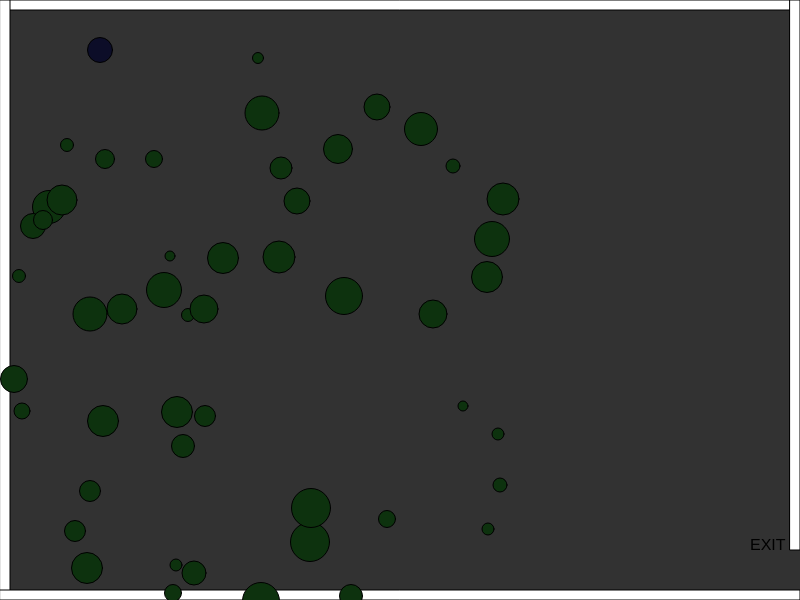
Frame 1 (no input)
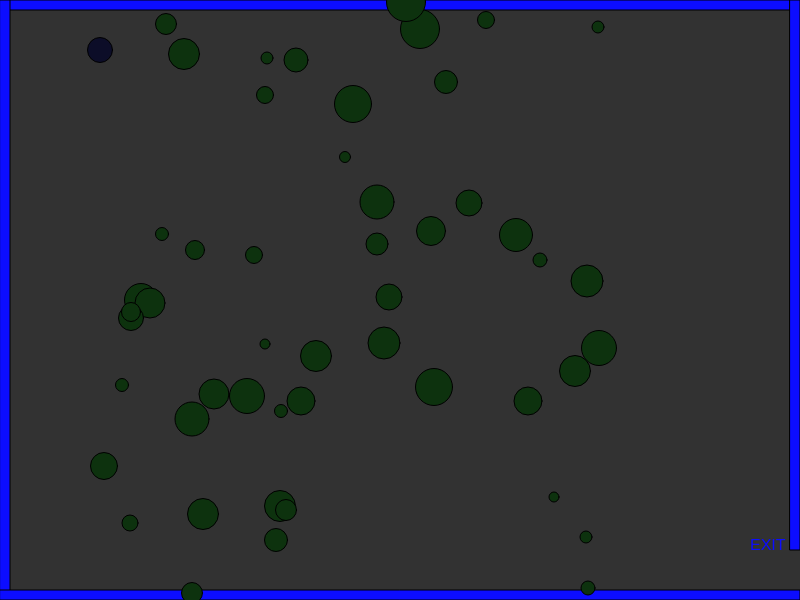
Frame 60 (no input)
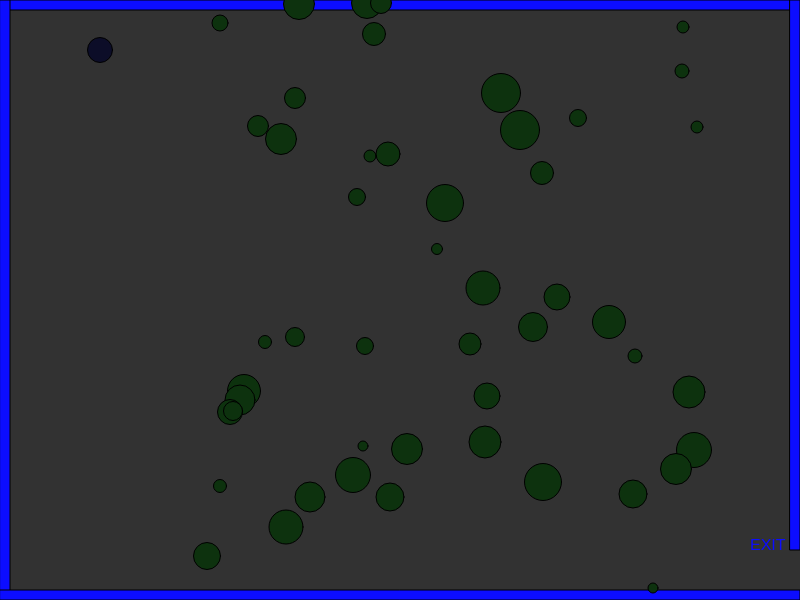
Frame 120 (the mouse pressed at the canvas centre since frame 60)

The p5.js sketch that drew these frames (run headless with seeded random() and noise() and a simulated clock; from frame 60 on, the mouse is pressed at the canvas centre):

// p5.js sketch
// ── sketch.js
var characterX = 100;
var characterY = 100;
// define the key codes for each letter
var w = 87;
var s = 83;
var a = 65;
var d = 68;

// x and y for a shape
var shapeX = 30;
var shapeY = 50;

var shapeXs = [];
var shapeYs = [];
var diameters = [];

var shapeXSpeeds = [];
var shapeYSpeeds = [];

// create a shape when the mouse is clicked
var mouseShapeX;
var mouseShapeY;

function setup() {
    createCanvas(800, 600);
    //  random speed when starting
    for (var i = 0; i < 50; i++) {
        shapeXSpeeds[i] = Math.floor(Math.random() * (Math.floor(Math.random() * 5)) + 1);
        shapeYSpeeds[i] = Math.floor(Math.random() * (Math.floor(Math.random() * 5)) + 1);
        shapeXs[i] = getRandomNumber(500);
        shapeYs[i] = getRandomNumber(600);
        diameters[i] = getRandomNumber(30);
    }

    createCharacter(100, 50);
}

function draw() {
    background(50);

    // call createBorders function
    createBorders(10);

    // exit message
    textSize(16);
    text("EXIT", width - 50, height - 50)

    //createCharacter(200,350);
   
    drawCharacter();
    characterMovement();


    // potential enemy
    fill(13, 50, 14);
    // draw the shape
    for (var i = 0; i < shapeXs.length; i++) {
        circle(shapeXs[i], shapeYs[i], diameters[i]);
        shapeXSpeeds[i] = Math.floor(Math.random() * (Math.floor(Math.random() * 5)) + 1);
        shapeYSpeeds[i] = Math.floor(Math.random() * (Math.floor(Math.random() * 5)) + 1);




        // move the shape
        shapeXs[i] += shapeXSpeeds[i];
        shapeYs[i] += shapeYSpeeds[i];
        // check to see if the shape has gone out of bounds
        if (shapeXs[i] > width) {
            shapeXs[i] = 0;
        }
        if (shapeXs[i] < 0) {
            shapeXs[i] = width;
        }
        if (shapeYs[i] > height) {
            shapeYs[i] = 0;
        }
        if (shapeYs[i] < 0) {
            shapeYs[i] = height;
        }
    }
    // check to see if the character has left the exit
   
    if(characterX > width && characterY > width/2-50)
    {
        fill(300);
        stroke(5);
        textSize(40);
        text("You Win!!!", width/2-50, height/2-50);
    } 

    // create the shape based on the mouse click
    fill(12, 13, 400);
    circle(mouseShapeX, mouseShapeY, 25);
}

function characterMovement() {
    // handle the keys
    if (keyIsDown(w)) {
        characterY -= 10;
    }
    if (keyIsDown(s)) {
        characterY += 10;
    }
    if (keyIsDown(a)) {
        characterX -= 10;
        console.log("movement: " + characterX);
    }
    if (keyIsDown(d)) {
        characterX += 10;
    }
}

function createCharacter(x, y) {
    characterX = x;
    characterY = y;
}

function drawCharacter() {
    fill(12,13,40);
    circle(characterX, characterY, 25);
}

function createBorders(thickness) {
    // top border
    rect(0, 0, width, thickness);
    // left border
    rect(0, 0, thickness, height);
    // bottom border
    rect(0, height - thickness, width, thickness);
    // right upper border
    rect(width - thickness, 0, thickness, height - 50);
}

function mouseClicked() {
    mouseShapeX = mouseX;
    mouseShapeY = mouseY;
}

function getRandomNumber(number) {
    return Math.floor(Math.random() * number) + 10;
}
